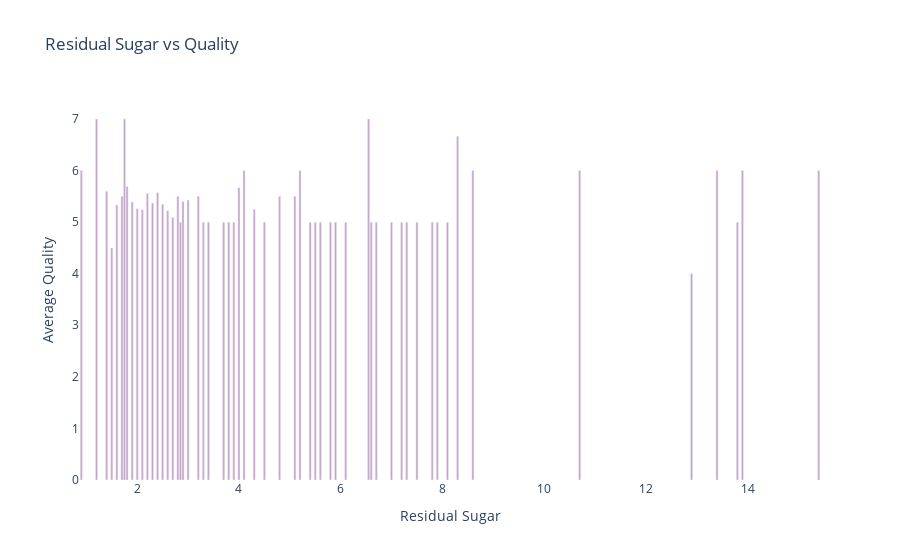

The notebook cell this image was saved under:
### Markdown cell above
And in this graph (figure 2) we are analysing the alcohol and wine quality across all entries. Again, we can see more entries alligned in the 12% range of the box plots suggesting this is an excellent choice of alcohol content for wine. We can also see that as alcohol increases, so does the quality, which may be from drinking too much of the wines. Furthermore, it appears that anything with a quality of 4 (we removed all entries less then this number) have a somewhat lower percentage of alcohol, however their quality may be impacted by other variables which have no been considered in figure 2.

### Code cell
sugar_quality = wines.groupby('residual sugar', as_index=False)['quality'].mean()

fig3 = px.bar(sugar_quality, x='residual sugar', y='quality',
              title='Residual Sugar vs Quality',
              labels={'residual sugar': 'Residual Sugar', 'quality': 'Average Quality'},
              color_discrete_sequence=['#c8a2c8'])

fig3.update_layout(
    plot_bgcolor='white',
    paper_bgcolor='white'
)

fig3.show()

### Figure 1 — Plotly figure (JSON) as saved in the notebook; plotly's stock layout.template omitted (floating-point values rounded to 4 significant figures)
{"data": [{"hovertemplate": "Residual Sugar=%{x}<br>Average Quality=%{y}<extra></extra>", "legendgroup": "", "marker": {"color": "#c8a2c8", "pattern": {"shape": ""}}, "name": "", "orientation": "v", "showlegend": false, "textposition": "auto", "type": "bar", "x": [0.9, 1.2, 1.4, 1.5, 1.6, 1.7, 1.75, 1.8, 1.9, 2.0, 2.1, 2.2, 2.3, 2.4, 2.5, 2.6, 2.7, 2.8, 2.85, 2.9, 3.0, 3.2, 3.3, 3.4, 3.7, 3.8, 3.9, 4.0, 4.1, 4.3, 4.5, 4.8, 5.1, 5.2, 5.4, 5.5, 5.6, 5.8, 5.9, 6.1, 6.55, 6.6, 6.7, 7.0, 7.2, 7.3, 7.5, 7.8, 7.9, 8.1, 8.3, 8.6, 10.7, 12.9, 13.4, 13.8, 13.9, 15.4], "xaxis": "x", "y": [6.0, 7.0, 5.6, 4.5, 5.333, 5.5, 7.0, 5.692, 5.393, 5.262, 5.241, 5.556, 5.371, 5.571, 5.345, 5.222, 5.091, 5.5, 5.0, 5.4, 5.429, 5.5, 5.0, 5.0, 5.0, 5.0, 5.0, 5.667, 6.0, 5.25, 5.0, 5.5, 5.5, 6.0, 5.0, 5.0, 5.0, 5.0, 5.0, 5.0, 7.0, 5.0, 5.0, 5.0, 5.0, 5.0, 5.0, 5.0, 5.0, 5.0, 6.667, 6.0, 6.0, 4.0, 6.0, 5.0, 6.0, 6.0], "yaxis": "y"}], "layout": {"barmode": "relative", "legend": {"tracegroupgap": 0}, "paper_bgcolor": "white", "plot_bgcolor": "white", "title": {"text": "Residual Sugar vs Quality"}, "xaxis": {"anchor": "y", "domain": [0, 1], "title": {"text": "Residual Sugar"}}, "yaxis": {"anchor": "x", "domain": [0, 1], "title": {"text": "Average Quality"}}}}
